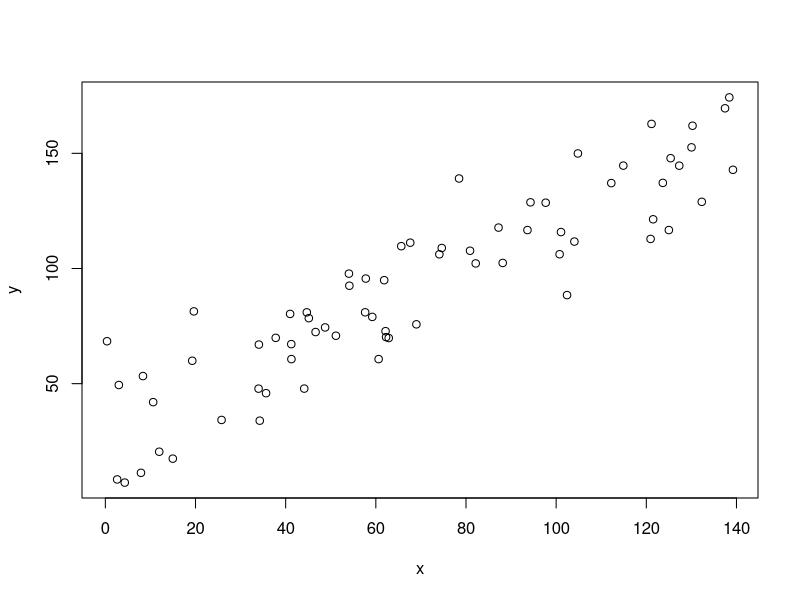
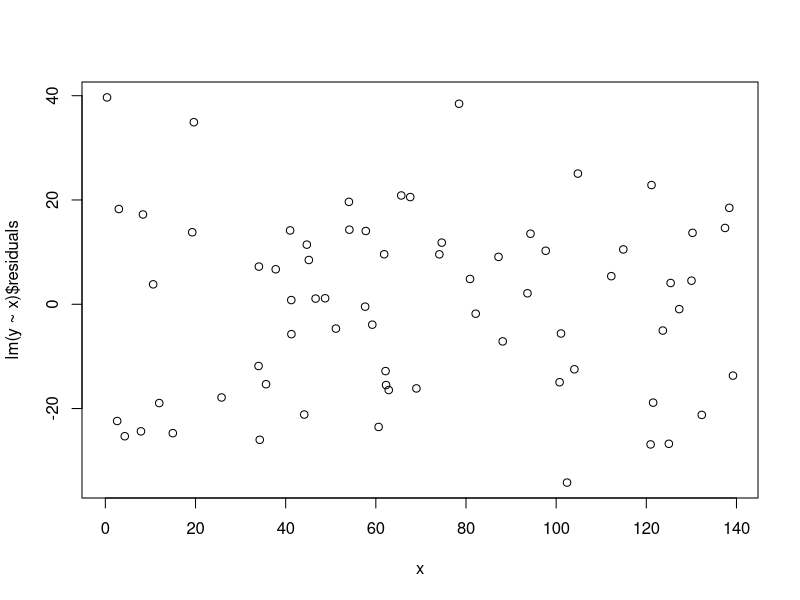
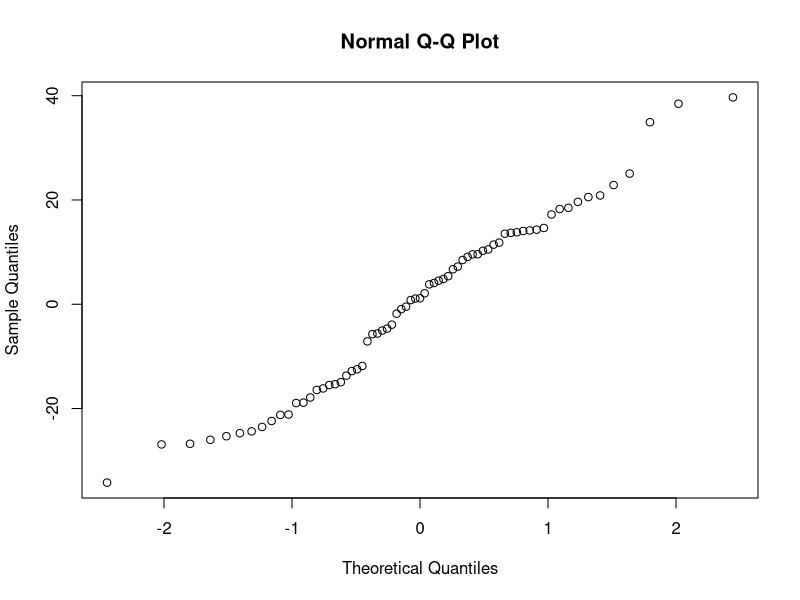

Here is the R script that generated these plots, in order:
## ---- chunk 1
size <- 69
x <- runif(n=size, min = 0, max = 143)
y <- 26 + .96*x + rnorm(n=size, mean=0, sd=16)
## ---- chunk 2
plot(x, y)
## ---- chunk 3
lm(y~x)
## ---- chunk 4
plot(x, lm(y~x)$residuals)
## ---- chunk 5
qqnorm(lm(y~x)$residuals)
## ---- chunk 6
shapiro.test(lm(y~x)$residuals)
